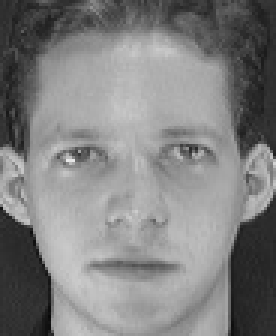
#> input picture 1.jpg, 92 x 112 px (shown 3 times larger)
$ python sift.py
#> lines starting #> are read from the running program, lines starting #| are printed output that depends on the picture
import os
import time

import cv2
import matplotlib.pyplot as plt


# This function is used to get path for cascade needed
# for the sift;
def cascade_path():
    path = os.getcwd() + '\\cascades\\'
    return path + 'haarcascade_frontalface_default.xml'


# This function is used to color given images to RGB and
# also get gray versions of them;
def prepare_images(image1, image2):
    img1 = cv2.cvtColor(image1, cv2.COLOR_BGR2RGB)
    img2 = cv2.cvtColor(image2, cv2.COLOR_BGR2RGB)
    gray1 = cv2.cvtColor(img1, cv2.COLOR_RGB2GRAY)
    gray2 = cv2.cvtColor(img2, cv2.COLOR_RGB2GRAY)
    return img1, img2, gray1, gray2


# This function is used mainly to show informative image
# with keypoints we use to define matches later;
def show_key_points(gray, image):
    plt.figure(figsize=(20, 10))
    plt.imshow(gray, cmap='gray', vmin=0, vmax=255)
    plt.show()

    sift = cv2.SIFT_create()
    kp = sift.detect(gray, None)

    keypoints = cv2.drawKeypoints(gray, kp, None, flags=cv2.DRAW_MATCHES_FLAGS_DRAW_RICH_KEYPOINTS)
    cv2.imwrite('sift_keypoints.jpg', image)

    print(keypoints.shape)
    plt.figure(figsize=(20, 10))
    plt.imshow(keypoints)
    plt.title('Keypoints of Image 1 for reference')
    plt.show()


# This function is needed to crop image, the way
# it was implemented needs parameters about current face
# and gray copy of the image;
def crop(image, roi_color, roi_gray, faces, gray, size):
    for (x, y, w, h) in faces:
        extra = int(w / 6)
        x1 = max(0, x - extra)
        y1 = max(0, y - extra)
        x2 = min(size[1], x1 + 2 * extra + w)
        y2 = min(size[0], y1 + 2 * extra + w)

        image = cv2.rectangle(image, (x1, y1), (x2 - 1, y2 - 1), (0, 0, 255), 4)
        roi_gray.append(gray[y1:y2, x1:x2])
        roi_color.append(image[y1:y2, x1:x2])
    return image, roi_color, roi_gray


# This function is used to plot the cropped out grayscale images of the originals;
def plot_grayscale_images(roi_gray):
    plt.figure(figsize=(20, 10))
    plt.imshow(roi_gray[0], cmap='gray', vmin=0, vmax=255)
    plt.title('ROI of image 1')
    plt.show()
    plt.figure(figsize=(20, 10))
    plt.imshow(roi_gray[1], cmap='gray', vmin=0, vmax=255)
    plt.title('ROI of image 2')
    plt.show()


# This function is used to plot final image with comparing both 1st and 2nd images;
def final_statistics(image1, image2, kp1, kp2, des1, des2):
    bf = cv2.BFMatcher(cv2.NORM_L1, crossCheck=True)
    matches = bf.match(des1, des2)
    matches = sorted(matches, key=lambda x: x.distance)
    img3 = cv2.drawMatches(image1, kp1, image2, kp2, matches[:50], image2, flags=2)
    plt.imshow(img3), plt.show()


# This function is used to check up percent of matches with set custom delta;
def is_match(good, matches, test_image, original_image):
    delta = 15
    match_percent = len(good) * 100 / len(matches)
    percent_delta = 2.1
    if match_percent >= percent_delta:
        print('There is a match between {} and {}'.format(test_image, original_image))
        print(len(good))
        return True
    else:
        print('There is NO match between {} and {}'.format(test_image, original_image))
        print(len(good))
        return False


def comparison(test_image, original_image):
#> called with test_image = '1.jpg', original_image = '2.jpg'
    image1 = cv2.imread(test_image)
#> image1 is the input picture: shape (112, 92, 3); min 9, max 232, mean 128.3
    image2 = cv2.imread(original_image)
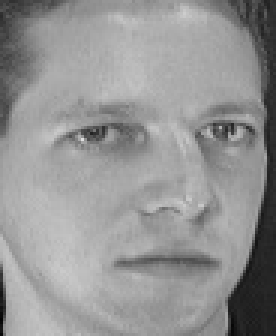
#> input picture 2.jpg, 92 x 112 px (shown 3 times larger)
#> image2 is the input picture: shape (112, 92, 3); min 3, max 223, mean 148
    image1, image2, gray1, gray2 = prepare_images(image1, image2)
    show_key_points(gray1, image1)
#> in show_key_points, `kp = sift.detect(gray, None)`: kp = 54 keypoints; strongest (x, y, size): (23, 53, 1.8), (64, 49, 2.2), (87, 49, 3), (6, 71, 3.7)
#> in show_key_points, `keypoints = cv2.drawKeypoints(gray, kp, None, flags=cv2.DRAW_MATCHES_F..`:
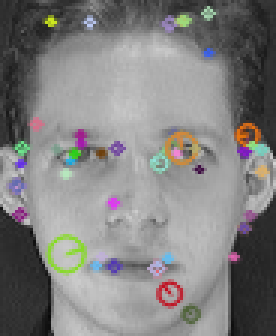
#> keypoints: shape (112, 92, 3) (shown 3 times larger); mean of channels 0, 1, 2 128.1, 128.7, 129.8; drawn as B, G, R
#| (112, 92, 3)
    sift = cv2.SIFT_create()
    face_cascade = cv2.CascadeClassifier(cascade_path())

    # detect faces in the images
    faces1 = face_cascade.detectMultiScale(gray1, 1.3, 5)
#> faces1 = [[2, 18, 89, 89]]
    faces2 = face_cascade.detectMultiScale(gray2, 1.3, 5)
#> faces2 = ()
    roi_gray = []
    roi_color = []
    size1 = gray1.shape
#> size1 = (112, 92)
    size2 = gray2.shape
#> size2 = (112, 92)

    # crop out only the face of the first and second images
    image1, roi_color, roi_gray = crop(image1, roi_color, roi_gray, faces1, gray1, size1)
#> the loop in crop, `for (x, y, w, h) in faces:` made 1 pass
#> (x, y, w, h, extra, x1, y1, x2) on pass 1: (2, 18, 89, 89, 14, 0, 4, 92)
#> pass 1, in crop, `image = cv2.rectangle(image, (x1, y1), (x2 - 1, y2 - 1), (0, 0, 255), 4)`:
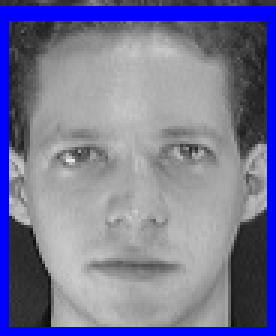
#> image: shape (112, 92, 3) (shown 3 times larger); mean R, G, B 118, 118, 151.4
#> after the loop in crop, `for (x, y, w, h) in faces:`: roi_color = 1 item
#> roi_color = 1 item; roi_gray = 1 item
    image2, roi_color, roi_gray = crop(image2, roi_color, roi_gray, faces2, gray2, size2)

    if len(faces1) == 0:
        roi_gray.append(gray1)
        roi_color.append(image1)

    if len(faces2) == 0:
        roi_gray.append(gray2)
        roi_color.append(image2)

    plot_grayscale_images(roi_gray)
#> in plot_grayscale_images, `plt.show()`:
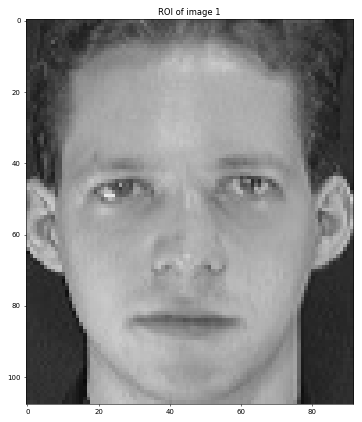
#> figure drawn by matplotlib, 1 panel

    kp1, des1 = sift.detectAndCompute(roi_gray[0], None)
#> kp1 = 51 keypoints; strongest (x, y, size): (23, 49, 1.8), (64, 45, 2.2), (87, 45, 3), (6, 67, 3.7)
    kp2, des2 = sift.detectAndCompute(roi_gray[1], None)
#> kp2 = 44 keypoints; strongest (x, y, size): (31, 44, 4.1), (77, 42, 2.8), (80, 44, 2), (69, 44, 2)

    # create a bruteforce matcher
    bf = cv2.BFMatcher()
    # match descriptors.
    matches = bf.knnMatch(des1, des2, k=2)
#> matches = 51 matches

    # Apply ratio test to filter out only the good matches
    matcher_count = []
    for m, n in matches:
        if m.distance < 0.75 * n.distance:
            matcher_count.append([m])
#> this loop made 51 passes
#> after the loop, matcher_count = 4 matches

    final_statistics(image1, image2, kp1, kp2, des1, des2)
#> in final_statistics, `matches = bf.match(des1, des2)`: matches = 15 matches
#> in final_statistics, `img3 = cv2.drawMatches(image1, kp1, image2, kp2, matches[:50], image2,..`:
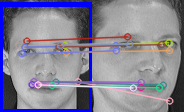
#> img3: shape (112, 184, 3); mean R, G, B 134.2, 132.2, 149.9
    return is_match(matcher_count, matches, test_image, original_image)
#> in is_match, `match_percent = len(good) * 100 / len(matches)`: match_percent = 7.84
#| 4


def main():
    img1 = '1.jpg'
    img2 = '2.jpg'
    start_time = time.time()
    comparison(img1, img2)
    end_time = time.time()
    print("Total time: ", round((end_time - start_time)), ' Seconds')


if __name__ == "__main__":
    main()
